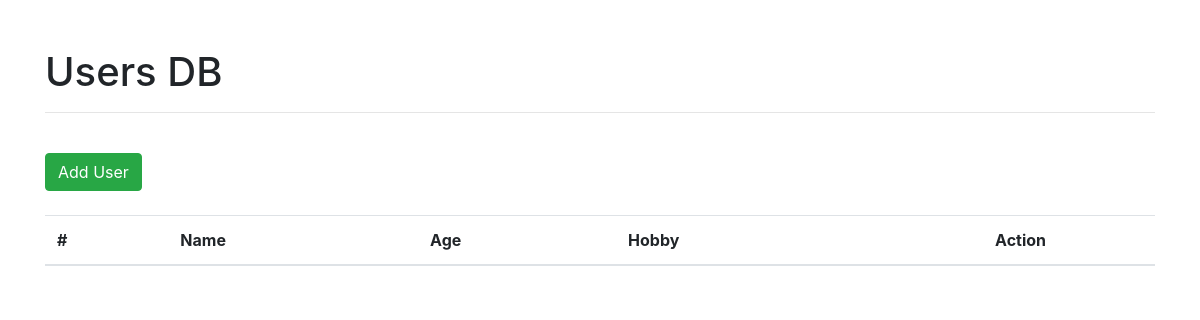
The app's page /, older data.
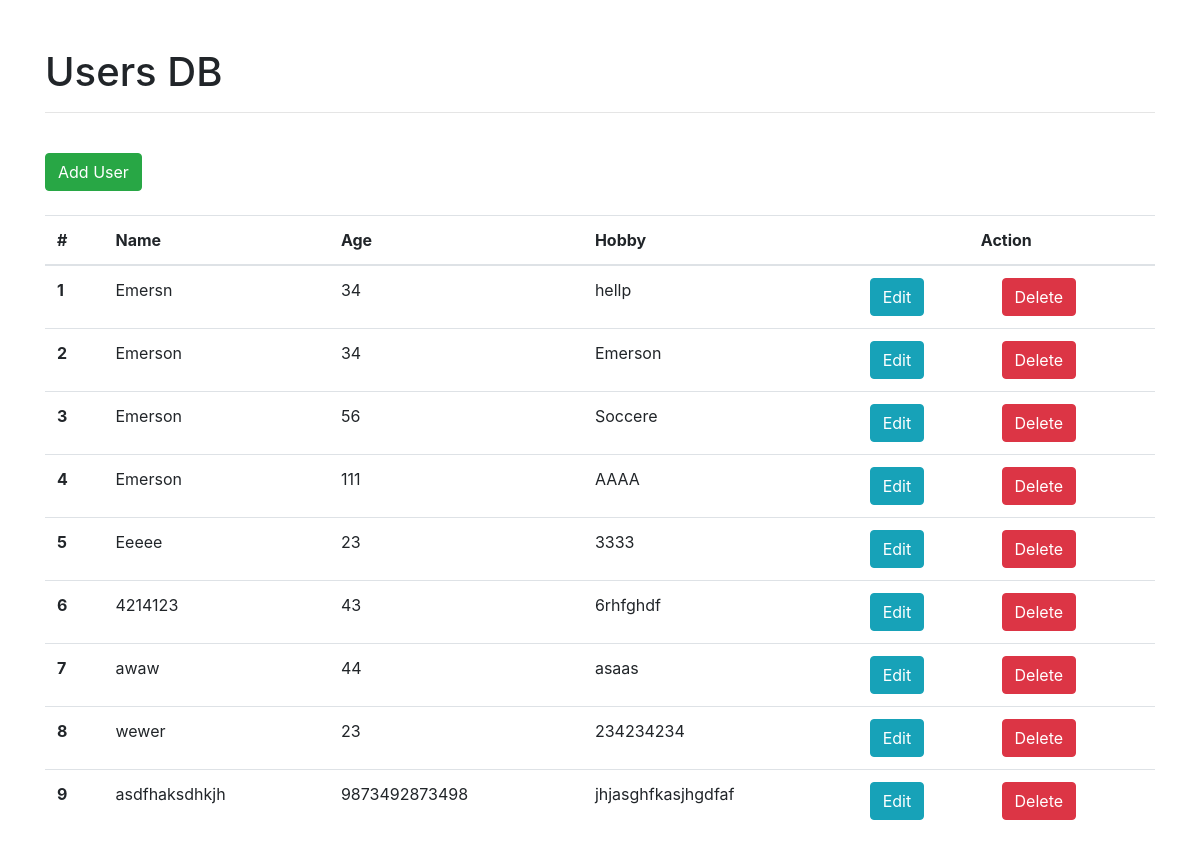
The same page, newer data.
### tables this page shows
CREATE TABLE users (
            id INTEGER PRIMARY KEY AUTOINCREMENT,
            name TEXT NOT NULL,
            age INTEGER NOT NULL,
            hobby TEXT NOT NULL
            );

### app/routes.py (the view)
@main_blueprint.route("/")
def index():
    data = get_users()
    return render_template("index.html", data=data)

### app/db_setup.py (called while the page is built)
def get_db_connection():
    connection = sqlite3.connect('app/users.db')
    logging.info("Connection established with database.")
    return connection

def get_users():
    try:
        with get_db_connection() as connection:
            cursor = connection.cursor()
            cursor.execute('''SELECT *
                              FROM users''')
            user_list = cursor.fetchall()
            logging.info("Users fetched.")
            return user_list
    except Exception as e:
        logging.error(f"Error fetching users: {e}")
        return []

### app/templates/index.html (shortened to what this page needs)
<!doctype html>
<html lang="en">
  <head>
    <link rel="stylesheet" href="https://stackpath.bootstrapcdn.com/bootstrap/4.4.1/css/bootstrap.min.css">
  </head>
  <body>
  <div class='container'>
    <br><br>
    <h1>Users DB</h1>
    <hr>
    <br>
    <button type="button" class="btn btn-success" data-toggle="modal" data-target="#add_user">Add User</button>
    <br><br>
    <table class="table">
      <thead>
        <tr>
          <th scope="col">#</th>
          <th scope="col">Name</th>
          <th scope="col">Age</th>
          <th scope="col">Hobby</th>
          <th scope="col" colspan='2' style='text-align:center'>Action</th>
        </tr>
      </thead>
      <tbody>
        {% for i in data %}
        <tr>
          <th scope="row">{{ loop.index }}</th>
          <td>{{ i[1] }}</td>
          <td>{{ i[2] }}</td>
          <td>{{ i[3] }}</td>
          <td><button type="button" class="btn btn-info" data-toggle="modal" data-target="#edit_user_{{ i[0] }}">Edit</button></td>
          <td><button type="button" class="btn btn-danger" data-toggle="modal" data-target="#delete_user_{{ i[0] }}">Delete</button></td>
        </tr>
        {% endfor %}
      </tbody>
    </table>
  </div>
  </body>
</html>

Row changes from the older to the newer data that the page shows:
added users: name "Emersn", age "34", hobby "hellp"
added users: name "Emerson", age "34", hobby "Emerson"
added users: name "Emerson", age "56", hobby "Soccere"
added users: name "Emerson", age "111", hobby "AAAA"
added users: name "Eeeee", age "23", hobby "3333"
added users: name "4214123", age "43", hobby "6rhfghdf"
added users: name "awaw", age "44", hobby "asaas"
added users: name "wewer", age "23", hobby "234234234"
added users: name "asdfhaksdhkjh", age "9873492873498", hobby "jhjasghfkasjhgdfaf"
